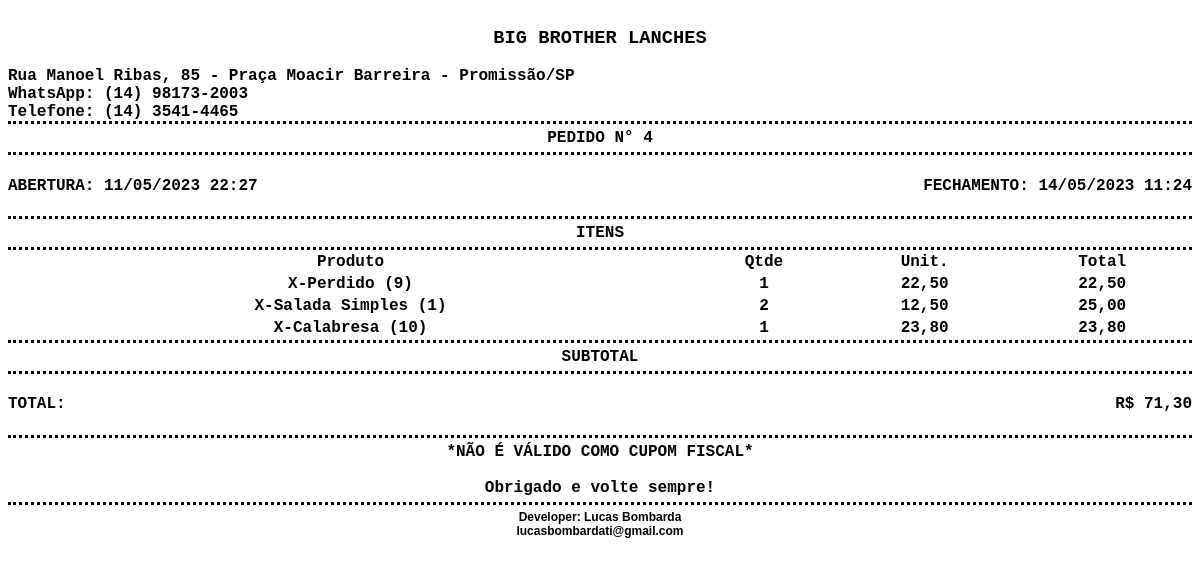
The app's page /pedido/imprimir/4 (signed in) with its own data.
### apps/pedido/models.py (models this page shows)
class Pedido(models.Model):
    numero_mesa = models.IntegerField(null=False)
    valor_total = models.FloatField(null=False, blank=False, default=0.0)
    criado_em = models.DateTimeField(auto_now_add=True)
    atualizado_em = models.DateTimeField(auto_now=True)
    fechado_em = models.DateTimeField(null=True, blank=True)
    forma_pagamento = models.ForeignKey(FormaPagamento, on_delete=models.SET_NULL, null=True, blank=True, default="")
    status = models.ForeignKey(StatusPedido, on_delete=models.PROTECT, null=False, blank=False)
    usuario = models.ForeignKey(User, on_delete=models.SET_NULL, null=True, blank=True, default="")
    fechado_por = models.ForeignKey(User, on_delete=models.SET_NULL, null=True, blank=True, default="", related_name='fechado_por')
    class Meta:
        permissions = [
            ("fechar_pedido", "Pode fechar pedidos"),
        ]

class ItensPedido(models.Model):
    numero_pedido = models.ForeignKey(Pedido, on_delete=models.PROTECT, null=False, blank=False, related_name='itens')
    item = models.ForeignKey(ItemCardapio, on_delete=models.PROTECT, null=False, blank=False)
    observacao = models.CharField(max_length=100, null=True, blank=True)
    quantidade = models.IntegerField(null=False, blank=False, default=0)
    valor_unitario = models.FloatField(null=False)
    valor_total_item = models.FloatField(null=False)

### apps/cardapio/models.py (models this page shows)
class ItemCardapio(models.Model):
    ativo = models.BooleanField(null=False, blank=False, default=True)
    numero = models.IntegerField(unique=True, null=False, blank=False)
    nome = models.CharField(max_length=100, null=False, blank=True, default='')
    descricao = models.TextField()
    preco_unitario = models.FloatField(null=False, blank=False, default=0.0)
    imagem = models.ImageField(upload_to='cardapio/covers', blank=True, default='')
    criado_em = models.DateTimeField(auto_created=True, auto_now_add=True)
    modificado_em = models.DateTimeField(auto_now=True)
    tipo = models.ForeignKey(TipoItem, on_delete=models.SET_NULL, null=True, blank=True, default='')
    def __str__(self) -> str:
        return f'{self.nome} ({self.numero})'

### apps/pedido/views.py (the view)
# urls.py: path('imprimir/<int:id>', views.imprimir_pedido, name="imprimir"),
@login_required(login_url='usuarios:login', redirect_field_name='next')
@permission_required('pedido.fechar_pedido', raise_exception=True)
def imprimir_pedido(request, id):
    pedido = Pedido.objects.filter(pk=id).first()
    itens = ItensPedido.objects.filter(numero_pedido=id)
    context = {'pedido': pedido, 'itens': itens}
    return render(request, 'pedido/pages/impressao.html', context=context)

### templates/pedido/pages/impressao.html (shortened to what this page needs)
<!DOCTYPE html>
<html lang="pt-br">
    <head>
    </head>
    <body>
        <div class="container cupom-nao-fiscal">
            <div class="titulo center">
                <h3>BIG BROTHER LANCHES</h3>
            </div>
            <span>Rua Manoel Ribas, 85 - Praça Moacir Barreira - Promissão/SP</span><br>
            <span>WhatsApp: (14) 98173-2003</span><br>
            <span>Telefone: (14) 3541-4465</span><br>
            <div class="center dotted">PEDIDO N° {{ pedido.pk }}</div>
            <div class="datas-pedido">
            <h4>ABERTURA: {{ pedido.criado_em|date:"d/m/Y" }} {{ pedido.criado_em|time:"H:i" }}</h4>
            <h4>FECHAMENTO: {% now "d/m/Y H:i" %}</h4>
            </div>
            <div class="center dotted">ITENS</div>
                <table class="table-items">
                    <thead>
                        <tr>
                            <th>Produto</th>
                            <th>Qtde</th>
                            <th>Unit.</th>
                            <th>Total</th>
                        </tr>
                    </thead>
                    <tbody>
                    {% for item in itens %}
                    <tr>
                        <td>{{ item.item }}</td>
                        <td>{{ item.quantidade }}</td>
                        <td>{{ item.valor_unitario|floatformat:"2" }}</td>
                        <td>{{ item.valor_total_item|floatformat:"2" }}</td>
                    </tr>
                    {% endfor %}
                </tbody>
            </table>
            <div class="center dotted">SUBTOTAL</div>
            <div class="subtotal">
                <h4>TOTAL: </h4>
                <h4>R$ {{ pedido.valor_total|floatformat:"2" }}</h4>
            </div>
            <div class="center dotted">
                <div class="center">
                    *NÃO É VÁLIDO COMO CUPOM FISCAL*
                </div>
                <br>
                <div class="center">
                    Obrigado e volte sempre!
                </div>
        </div>
        <div class="footer center">
            <span>Developer: Lucas Bombarda</span>
            <span>lucasbombardati@gmail.com</span>
        </div>
    </body>
</html>

### templates/pedido/pages/impressao.html (style rules this page uses)
.container { font-family: 'Courier New', Courier, monospace; font-weight: bold; }
.footer { font-family: Arial, Helvetica, sans-serif; font-size: 12px; padding-top: 5px; }
.center { display: grid; place-items: center; }
.dotted { border-style: dotted none dotted none; padding-top: 5px; padding-bottom: 5px; }
.table-items { width: 100%; text-align: center; }
.datas-pedido, .subtotal { display: flex; justify-content: space-between; }

### records on screen
Pedido: pk "4", criado_em "11/05/2023", criado_em "22:27", valor_total "71,30"
ItensPedido: item "X-Perdido (9)", quantidade "1", valor_unitario "22,50", valor_total_item "22,50"
ItensPedido: item "X-Salada Simples (1)", quantidade "2", valor_unitario "12,50", valor_total_item "25,00"
ItensPedido: item "X-Calabresa (10)", quantidade "1", valor_unitario "23,80", valor_total_item "23,80"
